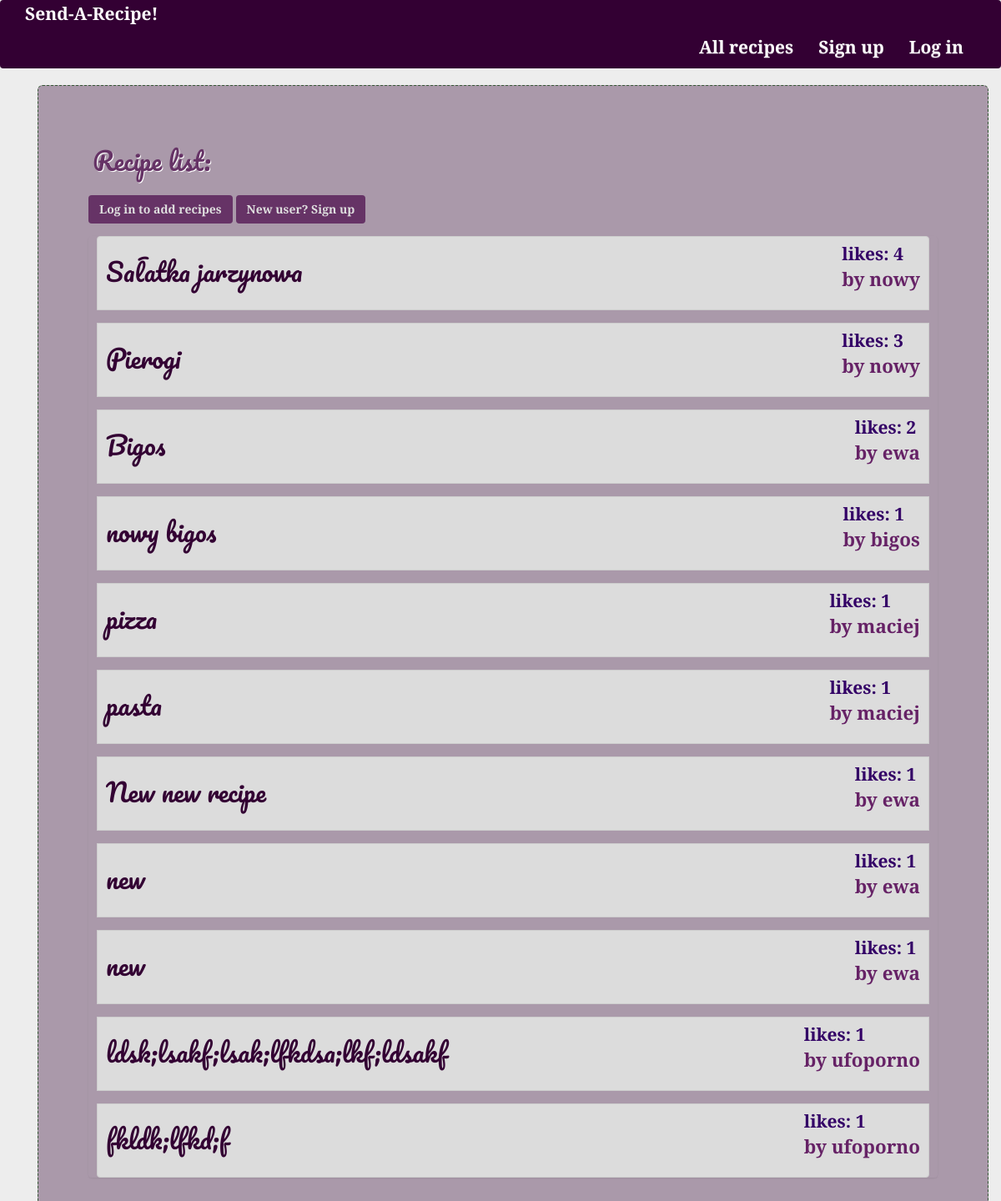
/posts/, run on an earlier commit of the app's database.
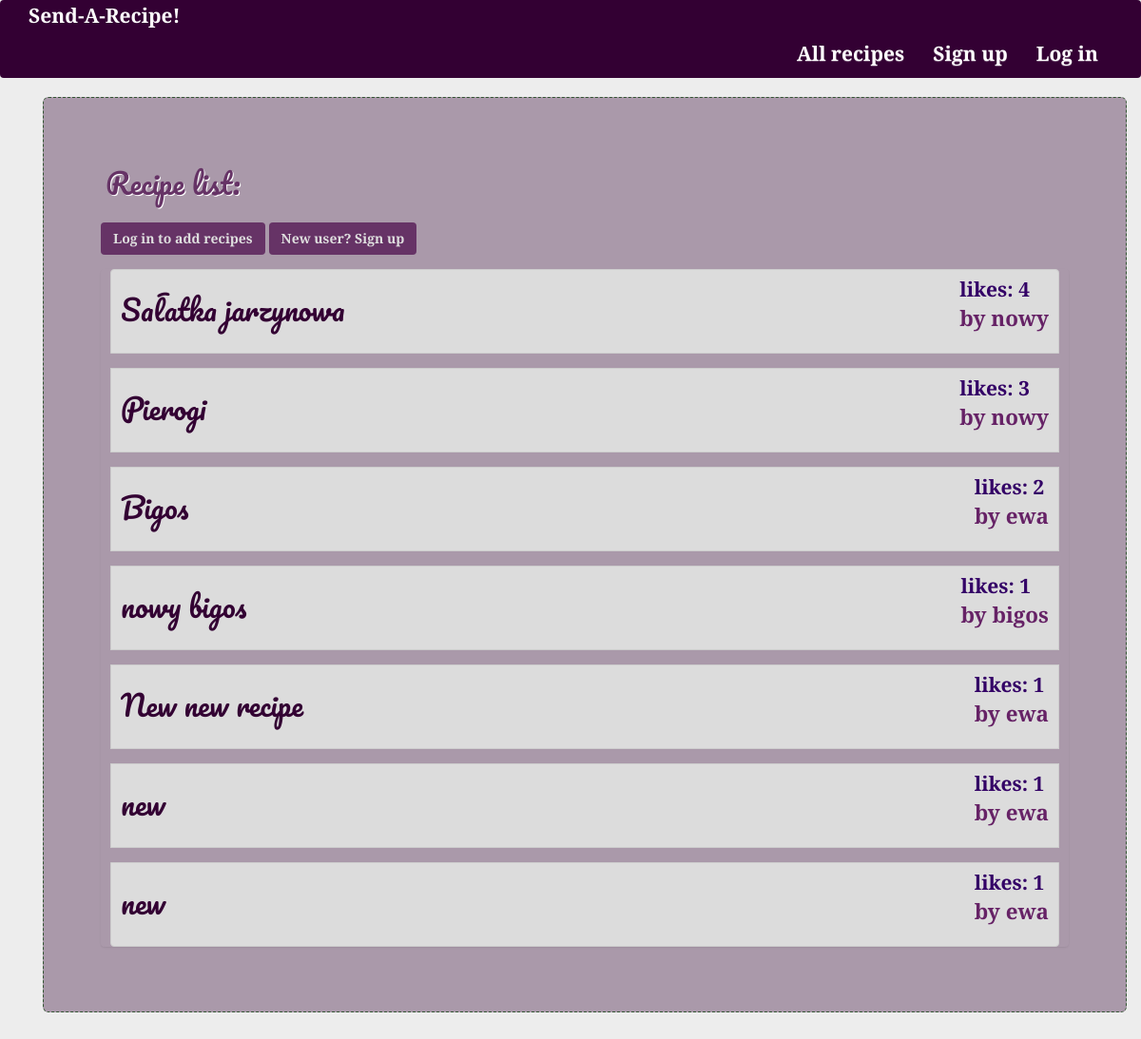
And on a later commit of the database.
### posts/models.py (models this page shows, shortened)
class Post(models.Model):
	user = models.ForeignKey(User, related_name = "posts")
	title = models.CharField(max_length=56)
	content = models.TextField(unique=False)
	content_html = models.TextField(editable=True)
	created_at = models.DateTimeField(auto_now=True)
	points = models.IntegerField(default=1)
	class Meta:
		ordering = ['-points']

### posts/views.py (the view, shortened to what this page needs)
class PostListView(SelectRelatedMixin, ListView):
	model = models.Post
	select_related = ['user']

### posts/templates/posts/post_list.html (shortened to what this page needs)
{% extends 'posts/post_base.html' %}
{% block post %}
	<div class="container">
		<div class="jumbotron colored-jumbotron">
			<h2 class="page-title">Recipe list:</h2>
			{% if user.is_authenticated %}
			<a href="{% url 'posts:new_post' %}" class="btn btn-large create">Create new recipe</a>
			{% else %}
			<a href="{% url 'accounts:login' %}" class="btn btn-large create">Log in to add recipes</a>
			<a href="{% url 'accounts:signup' %}" class="btn btn-large create">New user? Sign up</a>
			{% endif %}
			<ul class="post-list list-group">
			{% for post in post_list %}
				<li class="list-group-item">
					<div class="post">
						<div class="post-item">
							<h2 class="post-title">
							<a href="{% url 'posts:post_detail' pk=post.pk %}">{{post.title}}</a>
							</h2>
						</div>
						<div class="post-item">
							<div> likes: {{post.points}}</div>
							<p>by {{post.user}}</p>
						</div>
					</div>
				</li>
			{% endfor %}
		</ul>
		</div>
	</div>
{% endblock %}

### posts/templates/posts/post_base.html (shortened to what this page needs)
{% extends 'base.html' %}
{% block content %}
	<div class="post-page">
		<div class="container">
			<div class="row">
				{%block post %}
				{% endblock %}
			</div>
		</div>
	</div>
{% endblock %}

### templates/base.html (shortened to what this page needs)
<!DOCTYPE html>
{% load staticfiles %}
<html>
<head>
<link rel="stylesheet" href="https://maxcdn.bootstrapcdn.com/bootstrap/3.3.7/css/bootstrap.min.css"
<link rel="stylesheet" href="https://maxcdn.bootstrapcdn.com/bootstrap/3.3.7/css/bootstrap-theme.min.css">
<link rel="stylesheet" href="{% static 'culinaryblog/css/main.css' %}">
</head>
<body>
	<nav class="navbar mynav" role="navigation" id="navbar">
		<div class="container">
		<a  class="brand nav-item" href="{% url 'home' %}" >Send-A-Recipe!</a>
      	 <div class="collapse navbar-collapse" id="myNav">
      	 	<ul class="nav navbar-nav navbar-right">
				{% if user.is_authenticated %}
				<li class="nav-item"><a href="{% url 'posts:post_list' %}">All recipes</a></li>
				<li class="nav-item"><a href="{% url 'posts:new_post' %}">Add recipe!</a></li>
				<li class="nav-item"><a href="{% url 'accounts:logout' %}">Logout</a></li>
				{% else %}
				<li class="nav-item"><a href="{% url 'posts:post_list' %}">All recipes</a></li>
				<li class="nav-item"><a href="{% url 'accounts:signup' %}">Sign up</a></li>
				<li class="nav-item"><a href="{% url 'accounts:login' %}">Log in</a></li>
				{% endif %}
			</ul>
      	 </div>
		</div>
	</nav>
	<div class="container">
		{% block content %}
		{% endblock %}
	</div>
</body>
</html>

### static/culinaryblog/css/main.css (style rules this page uses)
body { background-color: #ededed; }
.btn { font-family: 'Josefin Slab', serif; font-weight: bolder; }
#navbar { background-color: rgb(51,0,51); }
.page-title { font-family: 'Pacifico', cursive; text-shadow: 1px 1px #fefefe; color: #663366; margin: 25px 5px; }
.nav-item { font-weight: bolder; color: #fefefe; font-size: 1.5em; font-family: 'Josefin Slab', serif; }
.nav-item>a { color: inherit; text-decoration: none }
.post-list, .options { list-style: none; }
.post-item { font-family: 'Josefin Slab', serif; }
.post-item p { font-weight: bolder; color: #662266; font-size: 1.6em; }
.post-item div { color: #330066; font-weight: bold; font-size: 1.5em; }
.post-title { color: #330033; font-family: "Pacifico", cursive; text-shadow: #fff; }
.post-title>a { color: inherit; }
.post { display: flex; justify-content: space-between; padding: 5px 10px; }
.list-group-item { margin: 0; padding: 0; }
.colored-jumbotron { background-color: #aa99aa; border: 1px dashed #335533; }
.list-group-item { border: 1px solid #cdcdcd; margin: 15px 10px; background-color: #dcdcdc; }
#recipeForm .btn, .create { background-color: #663366; color: #dfdfdf; }

What changed in the data, as far as the page shows it:
removed Post: title "pizza", points "1", user "maciej"
removed Post: title "pasta", points "1", user "maciej"
removed Post: title "ldsk;lsakf;lsak;lfkdsa;lkf;ldsakf", points "1", user "ufoporno"
removed Post: title "fkldk;lfkd;f", points "1", user "ufoporno"
